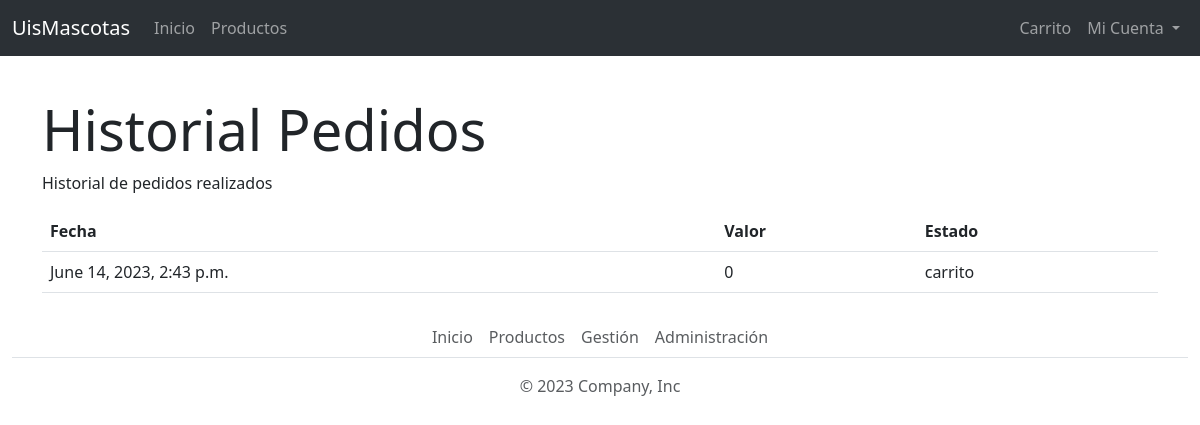
The page /pedidos/pedidos/ (signed in) on the database as committed earlier.
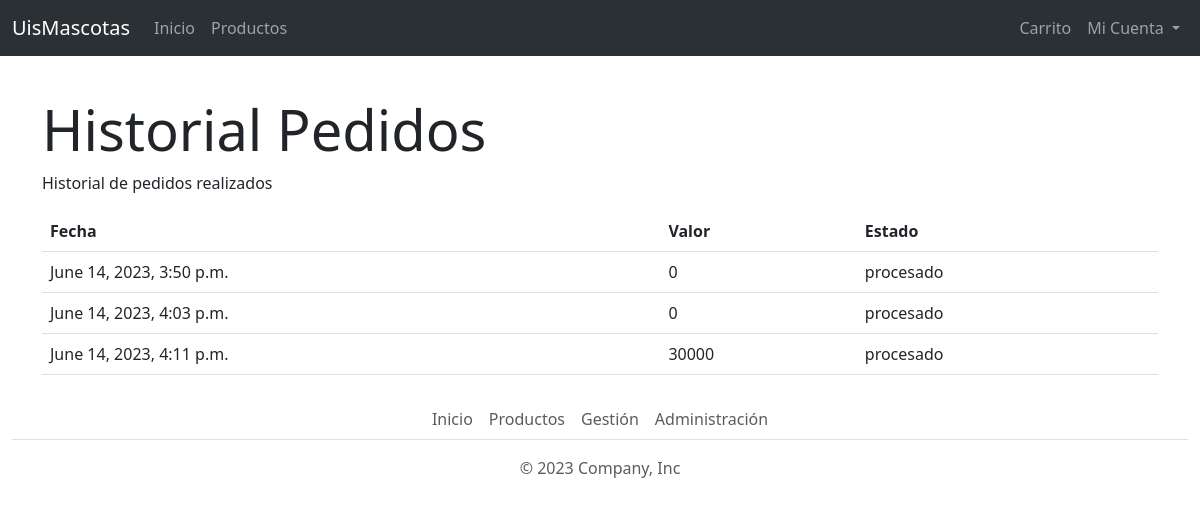
The same page on the database as committed later.
### pedidos/models.py (models this page shows, shortened)
class Pedido(models.Model):
    ref_estado = models.ForeignKey(EstadoPedido, on_delete=models.DO_NOTHING)
    ref_usuario = models.ForeignKey(User, on_delete=models.CASCADE)
    fecha_creacion = models.DateTimeField(auto_now=True)
    valor_pedido = models.BigIntegerField()
    productos = models.ManyToManyField(Producto, through="PedidoProducto")

class EstadoPedido(models.Model):
    estado = models.CharField(max_length=100)

### pedidos/views.py (the view)
# urls.py: path('pedidos/',views.pedidos, name='pedidos'),
def pedidos(request):
    pedidos = Pedido.objects.filter(ref_usuario= request.user)
    context = {"pedidos":pedidos}
    template = loader.get_template("pedidos.html")
    return HttpResponse(template.render(context,request))

### pedidos/templates/pedidos.html (shortened to what this page needs)
{% extends 'base.html' %}
{% load static %}
{% block extrahead %}
<link rel="stylesheet" href="{% static '/css/detalle.css' %}" >
{% endblock extrahead%}
{% block content %}
<h1 class="display-4" id="title">Historial Pedidos</h1>
<p>Historial de pedidos realizados</p>
{% if pedidos %}
<table class="table">
    <thead>
      <tr>
        <th scope="col">Fecha</th>
        <th scope="col">Valor</th>
        <th scope="col">Estado</th>
      </tr>
    </thead>
    <tbody>
      {% for pedido in pedidos %}
      <tr>
        <td>{{pedido.fecha_creacion}}</td>
        <td>{{pedido.valor_pedido}}</td>
        <td>{{pedido.ref_estado.estado}}</td>
      </tr>
      {% endfor %}
    </tbody>
</table>
{% else %}
<p>No se encontraron pedidos.</a></p>
{% endif %}
{% endblock content%}

Rows that differ between the two databases and show on the page:
changed Pedido: fecha_creacion "June 14, 2023, 2:43 p.m." → "June 14, 2023, 3:50 p.m."; ref_estado.estado "carrito" → "procesado"
added Pedido: fecha_creacion "June 14, 2023, 4:03 p.m.", valor_pedido "0", ref_estado.estado "procesado"
added Pedido: fecha_creacion "June 14, 2023, 4:11 p.m.", valor_pedido "30000", ref_estado.estado "procesado"
